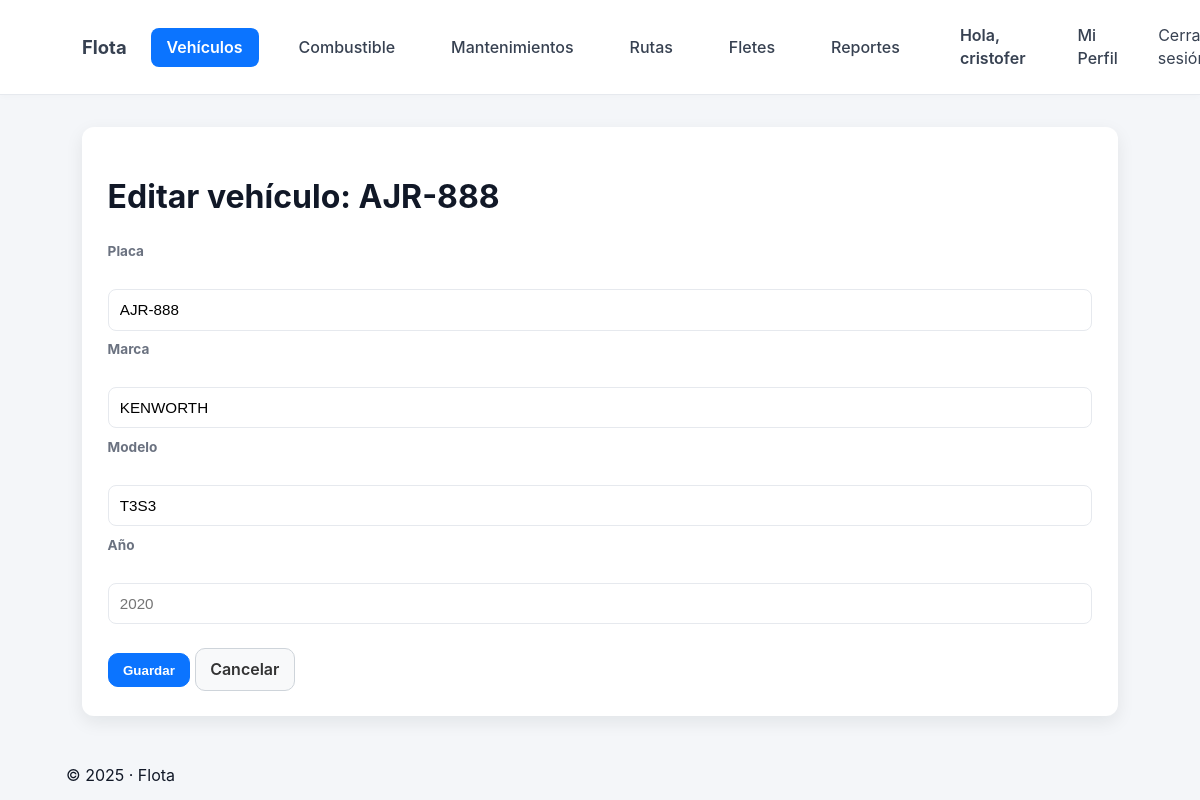
Screenshot of /vehiculos/12/edit/ (signed in) with the database file from the repository.
### vehiculos/models.py (models this page shows, shortened)
class Vehiculo(models.Model):
    placa = models.CharField(max_length=50, unique=True)
    marca = models.CharField(max_length=50, blank=True, default='')
    modelo = models.CharField(max_length=50, blank=True, default='')
    anio = models.IntegerField(null=True, blank=True)
    combustible_tipo = models.CharField(max_length=30, blank=True, default='')
    kilometraje = models.IntegerField(default=0) # Odómetro actual
    activo = models.BooleanField(default=True)
    chofer_asignado = models.ForeignKey(
        'Perfil',
        null=True,
        blank=True,
        on_delete=models.SET_NULL,
        related_name='vehiculos'
    )
    km_para_mantenimiento = models.IntegerField(
        null=True, blank=True,
        default=5000,
        help_text="Intervalo de KM para el próximo mantenimiento (ej: 5000)"
    )
    km_proximo_mantenimiento = models.IntegerField(
        null=True, blank=True,
        default=5000,
        help_text="Odómetro del próximo mantenimiento (ej: 150000)"
    )
    mantenimiento_requerido = models.BooleanField(
        default=False,
        help_text="Marcar si el vehículo ha pasado su KM de mantenimiento"
    )
    class Meta:
        indexes = [
            models.Index(fields=['chofer_asignado']),
        ]

### vehiculos/decorators.py (the view)
    def wrap(request, *args, **kwargs):
        if not request.user.is_authenticated:
            messages.error(request, 'Debes iniciar sesión para ver esta página.')
            return redirect('login') # Asumo que tu URL de login se llama 'login'
        if request.user.is_staff:
            return function(request, *args, **kwargs)
        perfil = getattr(request.user, 'perfil', None)
        if perfil and perfil.rol != 'chofer':
            return function(request, *args, **kwargs)
        messages.error(request, 'No tienes permiso para acceder a esta página.')
        return redirect('vehiculos:dashboard') # Lo mandamos a su dashboard

### vehiculos/forms.py (shortened to what this page needs)
class VehiculoForm(forms.ModelForm):
    class Meta:
        model = Vehiculo
        fields = ("placa", "marca", "modelo", "anio")
        widgets = {
            "placa": forms.TextInput(attrs={"placeholder": "ABC-123", "class": "form-control"}),
            "marca": forms.TextInput(attrs={"placeholder": "Toyota", "class": "form-control"}),
            "modelo": forms.TextInput(attrs={"placeholder": "Hilux", "class": "form-control"}),
            "anio": forms.NumberInput(attrs={"placeholder": "2020", "class": "form-control"}),
        }

### vehiculos/views.py (called while the page is built)
@login_required
@admin_o_logistica_required # <-- ¡Aseguramos esta también!
def editar_vehiculo(request, pk):
    if not request.user.is_staff: messages.error(request, "Acceso denegado."); return redirect('vehiculos:listar_vehiculos')
    vehiculo = get_object_or_404(Vehiculo, pk=pk)
    if request.method == 'POST':
        form = VehiculoForm(request.POST, instance=vehiculo)
        if form.is_valid():
            v = form.save(); messages.success(request, f"Vehículo {v.placa} actualizado."); return redirect('vehiculos:listar_vehiculos')
    else: form = VehiculoForm(instance=vehiculo)
    return render(request, 'vehiculos/editar_vehiculo.html', {'form': form, 'vehiculo': vehiculo})

### vehiculos/templates/vehiculos/editar_vehiculo.html (shortened to what this page needs)
{% extends "base.html" %}
{% load static %}
{% block content %}
<div class="container">
  <div class="card">
    <h1>Editar vehículo: {{ vehiculo.placa }}</h1>
    <form method="post">
      <div>
        <label for="{{ form.placa.id_for_label }}">Placa</label><br>
        {{ form.placa }}
      </div>
      <div>
        <label for="{{ form.marca.id_for_label }}">Marca</label><br>
        {{ form.marca }}
      </div>
      <div>
        <label for="{{ form.modelo.id_for_label }}">Modelo</label><br>
        {{ form.modelo }}
      </div>
      <div>
        <label for="{{ form.anio.id_for_label }}">Año</label><br>
        {{ form.anio }}
      </div>
      <div style="margin-top:1rem;">
        <button class="btn btn-primary" type="submit">Guardar</button>
        <a class="btn btn-secondary" href="{% url 'vehiculos:listar_vehiculos' %}">Cancelar</a>
      </div>
    </form>
  </div>
</div>
{% endblock %}

### vehiculos/templates/base.html (shortened to what this page needs)
{% load static %}
<!doctype html>
<html lang="es">
<head>
  <link rel="stylesheet" href="{% static 'css/styles.css' %}">
</head>
<body>
  <header class="topbar">
    <div class="container topbar-inner">
      <nav>
        <a class="brand" href="{% url 'vehiculos:dashboard' %}">Flota</a>
        {% if user.is_authenticated %}
          {% with view_name=request.resolver_match.url_name %}
            <a class="nav-link {% if view_name == 'listar_vehiculos' or view_name == 'agregar_vehiculo' or view_name == 'detalle_vehiculo' or view_name == 'editar_vehiculo' %}active{% endif %}"
               href="{% url 'vehiculos:listar_vehiculos' %}">Vehículos</a>
            <a class="nav-link {% if view_name == 'lista_cargas' or view_name == 'nueva_carga' or view_name == 'detalle_carga' %}active{% endif %}"
               href="{% url 'vehiculos:lista_cargas' %}">Combustible</a>
            {% if request.user.is_staff or request.user.perfil.rol != 'chofer' %}
              <a class="nav-link {% if view_name == 'lista_mantenimientos' or view_name == 'registrar_mantenimiento' or view_name == 'detalle_mantenimiento' %}active{% endif %}"
                 href="{% url 'vehiculos:lista_mantenimientos' %}">Mantenimientos</a>
            {% endif %}
            <a class="nav-link {% if view_name == 'lista_rutas' or view_name == 'planificar_ruta' or view_name == 'detalle_ruta' %}active{% endif %}"
               href="{% url 'vehiculos:lista_rutas' %}">Rutas</a>
            {% if request.user.is_staff or request.user.perfil.rol != 'chofer' %}
              <a class="nav-link {% if view_name == 'lista_fletes' or view_name == 'crear_flete' %}active{% endif %}"
                 href="{% url 'vehiculos:lista_fletes' %}">Fletes</a>
            {% endif %}
            {% if request.user.is_staff or request.user.perfil.rol != 'chofer' %}
              <a class="nav-link {% if view_name == 'reporte_consumo' %}active{% endif %}"
                 href="{% url 'vehiculos:reporte_consumo' %}">Reportes</a>
            {% endif %}
          </nav>
          <nav>
            <div class="user-block">
              <span class="user">Hola, {{ user.username }}</span>
              <a class="nav-link {% if view_name == 'mi_perfil' %}active{% endif %}"
                 href="{% url 'vehiculos:mi_perfil' %}">Mi Perfil</a>
              <form method="post" action="{% url 'logout' %}" style="display:inline;margin:0;">
                <button type="submit" class="logout-button">
                  Cerrar sesión
                </button>
              </form>
            </div>
          {% endwith %}
        {% else %}
          <a class="nav-link" href="{% url 'vehiculos:signup' %}">Registro</a>
          <a class="nav-link" href="{% url 'login' %}">Iniciar sesión</a>
        {% endif %}
      </nav>
    </div>
  </header>
  <main class="container">
    {% block content %}{% endblock %}
  </main>
  <footer class="footer">
    <div class="container">
      {% load tz %}
      {% timezone "America/Lima" %}
         &copy; {% now "Y" %} · Flota
      {% endtimezone %}
    </div>
  </footer>
</body>
</html>

### static/css/styles.css (style rules this page uses)
:root { --bg: #f4f6f9; --card: #ffffff; --muted: #6b7280; --primary: #0b74ff; --accent: #2b9af3; --radius: 12px; --container: 1100px; --shadow: 0 6px 18px rgba(12, 20, 30, 0.08); --glass: linear-gradient(180deg, rgba(255, 255, 255, 0.9), rgba(250, 250, 250, 0.9)); }
* { box-sizing: border-box; }
body { margin: 0; font-family: Inter, "Segoe UI", Roboto, Arial, sans-serif; background: var(--bg); color: #111827; -webkit-font-smoothing: antialiased; -moz-osx-font-smoothing: grayscale; line-height: 1.45; }
.container { max-width: var(--container); margin: 0 auto; padding: 1rem; }
.topbar { background: #fff; border-bottom: 1px solid #e6e9ee; box-shadow: 0 2px 6px rgba(8, 10, 20, 0.02); }
.topbar .container, .topbar-inner { display: flex; align-items: center; justify-content: space-between; gap: 1rem; }
.brand { display: inline-block; font-weight: 700; font-size: 1.15rem; color: var(--primary); text-decoration: none; }
.topbar nav { display: flex; align-items: center; gap: 0.75rem; }
.topbar nav a, .topbar nav .user { margin-left: 1rem; color: #374151; text-decoration: none; display: inline-block; }
.nav-link { color: #374151; text-decoration: none; padding: 0.35rem 0.6rem; border-radius: 8px; }
.topbar .user { color: #374151; font-weight: 600; }
.btn { display: inline-block; padding: 0.55rem 0.9rem; border-radius: 10px; text-decoration: none; font-weight: 600; border: 1px solid transparent; cursor: pointer; transition: transform 0.12s ease, opacity 0.12s ease; }
.btn-primary { background: var(--primary); color: #fff; border-color: var(--primary); margin-top: 0.8rem; }
.btn-secondary { background: #f8f9fa; color: #333; border-color: #ced4da; }
.card { background: var(--card); border-radius: var(--radius); padding: 1.6rem; box-shadow: var(--shadow); max-width: 100%; }
form label, .form-login label { display: block; margin: 0.6rem 0 0.25rem; color: var(--muted); font-weight: 700; font-size: 0.85rem; }
input[type="text"], input[type="password"], input, textarea, select { width: 100%; padding: 0.7rem; border-radius: 8px; border: 1px solid #e6e9ee; background: #fff; font-size: 0.95rem; }

### vehiculos/templates/base.html (style rules this page uses)
:root { --primary-color: #0b74ff; --primary-color-text: #ffffff; --hover-bg: #f3f4f6; --text-color: #374151; --text-color-light: #6b7280; }
.topbar-inner { display: flex; justify-content: space-between; align-items: center; width: 100%; }
.topbar nav { display: flex; align-items: center; gap: 0.5rem; }
.topbar nav .nav-link { padding: 8px 16px; border-radius: 8px; text-decoration: none; font-weight: 500; color: var(--text-color); transition: background-color 0.2s ease, color 0.2s ease; }
.topbar nav .nav-link.active { background-color: var(--primary-color); color: var(--primary-color-text); font-weight: 600; }
.user-block { display: flex; align-items: center; gap: 0.5rem; margin-left: auto; }
.user-block .user { font-weight: 600; color: var(--text-color); padding: 8px 12px; }
.logout-button { padding: 8px 16px; border-radius: 8px; font-weight: 500; color: var(--text-color); background: none; border: none; cursor: pointer; font: inherit; text-decoration: none; transition: background-color 0.2s ease, color 0.2s ease; }

### rows the page displays
Vehiculo: placa "AJR-888", marca "KENWORTH", modelo "T3S3"

### other values shown
{{ user.username }} "cristofer"
